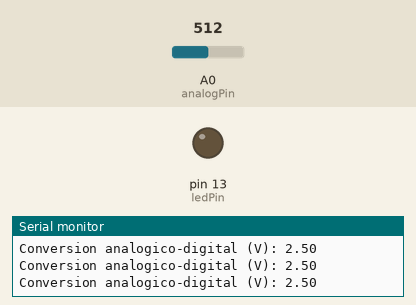
Recording of a sketch running on a simulated Arduino Uno, built with avr-gcc and run on an emulated ATmega328P. Shown: output pins drawn as LEDs (lit = HIGH), the last lines printed to the serial monitor. The inputs (shaded band) are chosen by the test bench; at power-on: A0 (analogPin) = 512.

Above: at 1.3 s.
1.4 s: A0 (analogPin) set to 602
2.9 s: A0 (analogPin) set to 623
At 3.8 s:
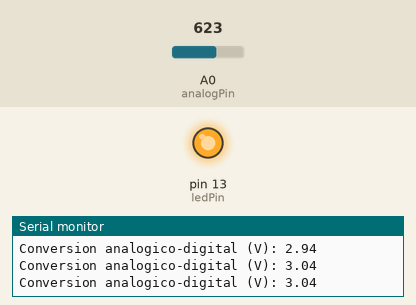
4.5 s: A0 (analogPin) set to 511
At 5.0 s:
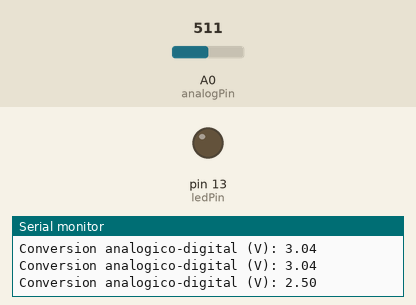
6.0 s: A0 (analogPin) set to 716
At 7.5 s:
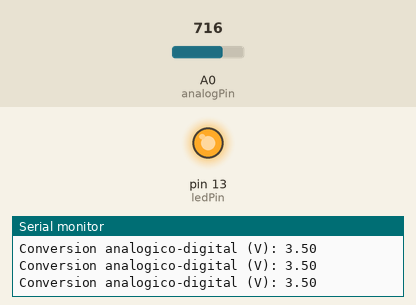
Timing chart, 0 to 8.5 s (numbered marks = the images above; inputs shaded):
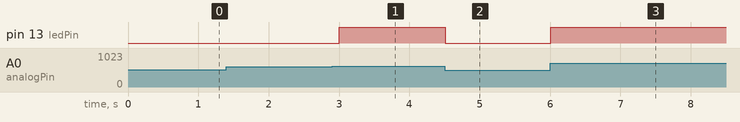

Measured:
- the behaviour switches between 613 and 614 on A0 (analogPin) (found by bisection; images 0 and 1)
- after the input at 2.9 s, pin 13 (ledPin): LOW → HIGH after 0.11 s
- after the input at 4.5 s, pin 13 (ledPin): HIGH → LOW at once
- after the input at 6.0 s, pin 13 (ledPin): LOW → HIGH at once

The sketch:

ADC3.ino
```cpp
int analogPin = A0; // potentiometer wiper (middle terminal) connected to analog pin 3
                    // outside leads to ground and +5V

double val = 0; // variable to store the value read
double aux = 0;
int ledPin = 13;

void setup() {
  Serial.begin(9600); // setup serial
  pinMode(ledPin, OUTPUT);
}

void loop() {
  val = analogRead(analogPin); // read the input pin
  Serial.print ("Conversion analogico-digital (V): ");
  aux = val*5/1023;
  Serial.println(aux); // debug value

  if(aux >= 3)
  {
    digitalWrite(ledPin, HIGH);   // turn the LED on (HIGH is the voltage level)
  }
  else{
    digitalWrite(ledPin, LOW);    // turn the LED off by making the voltage LOW
  }
  delay(500);
}
```
